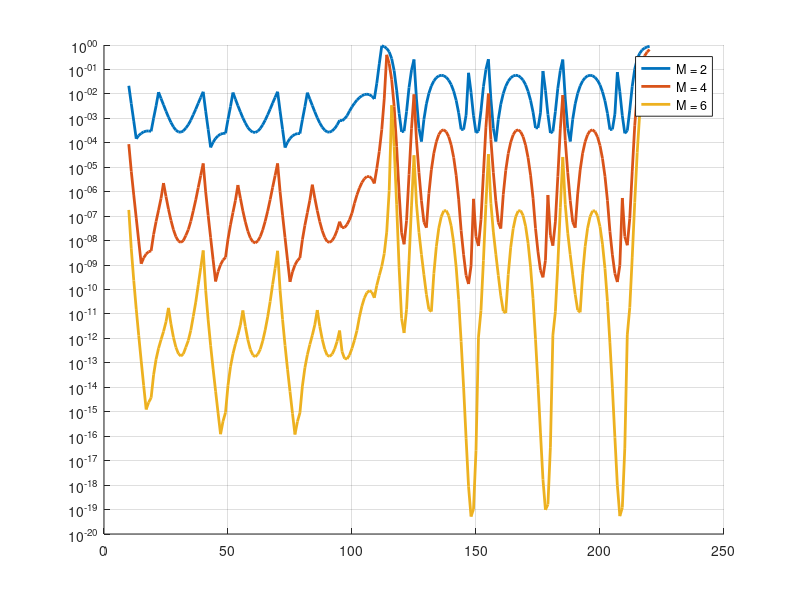

Write the MATLAB code that produced this figure.

clear all; close all; clc;

start_epoch= 10;
end_epoch= 220;

alert_limit= 1;

% load DATA
load('DATA/M2_s30_x15_y4.mat');
P_HMI_M2= DATA.P_HMI(start_epoch:end_epoch);

load('DATA/M3_s30_x15_y4.mat');
P_HMI_M3= DATA.P_HMI(start_epoch:end_epoch);

load('DATA/M4_s30_x15_y4.mat');
P_HMI_M4= DATA.P_HMI(start_epoch:end_epoch);

load('DATA/M5_s30_x15_y4.mat');
P_HMI_M5= DATA.P_HMI(start_epoch:end_epoch);

load('DATA/M6_s30_x15_y4.mat');
P_HMI_M6= DATA.P_HMI(start_epoch:end_epoch);



% find P_HMI_H0
for i= start_epoch:end_epoch
    P_HMI_H0(i)= 2* normcdf(-alert_limit,0,DATA.stdEps(i)/3);
end
P_HMI_H0= P_HMI_H0(start_epoch:end_epoch);



% Plots
figure; hold on; grid on;
set(gca,'Yscale','log');
plot(start_epoch:end_epoch, P_HMI_M2, 'linewidth', 2)
% plot(start_epoch:end_epoch, P_HMI_M3, 'linewidth', 2)
plot(start_epoch:end_epoch, P_HMI_M4, 'linewidth', 2)
% plot(start_epoch:end_epoch, P_HMI_M5, 'linewidth', 2)
plot(start_epoch:end_epoch, P_HMI_M6, 'linewidth', 2)
% plot(start_epoch:end_epoch, P_HMI_H0, 'linewidth', 2)
% legend('M = 2', 'M = 3', 'M = 4', 'M = 5', 'M = 6') 
legend('M = 2','M = 4', 'M = 6') 

